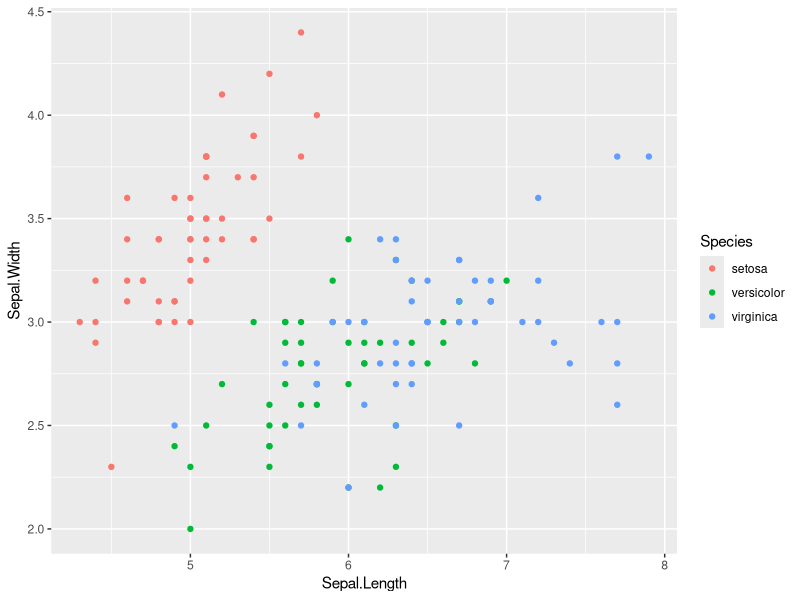
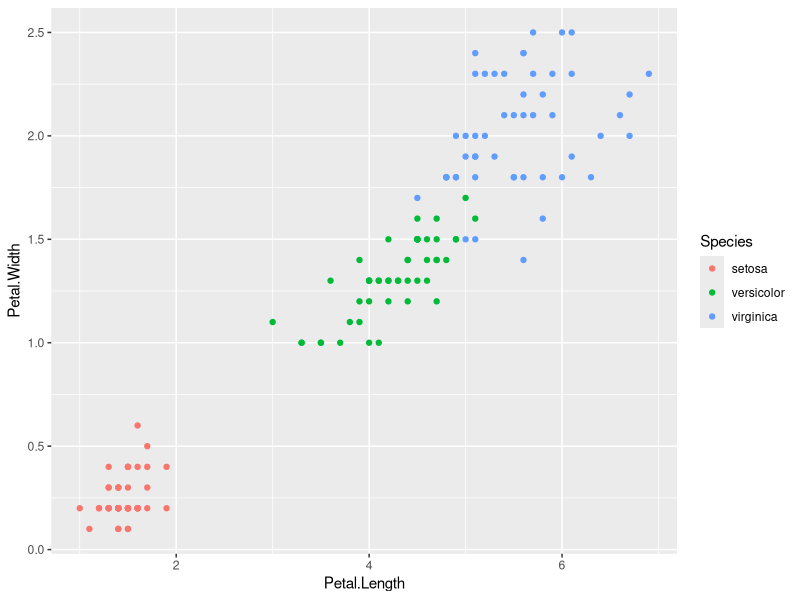
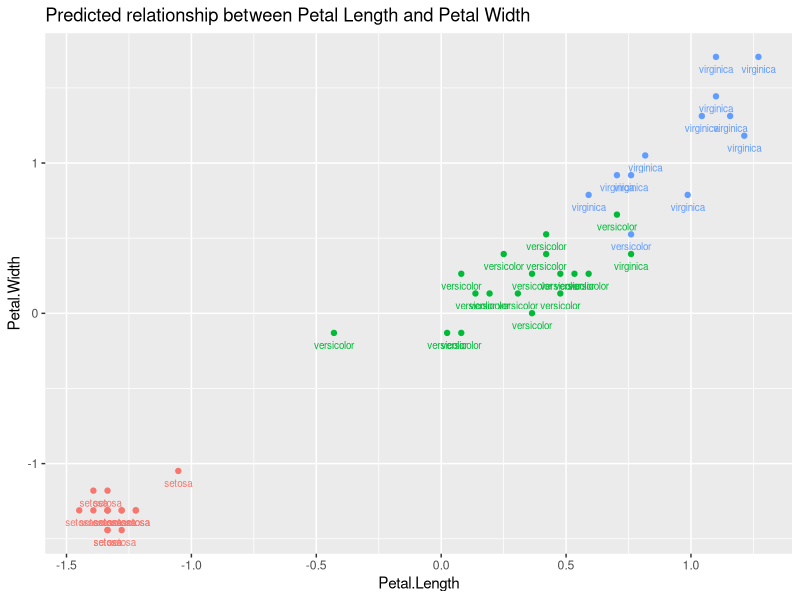
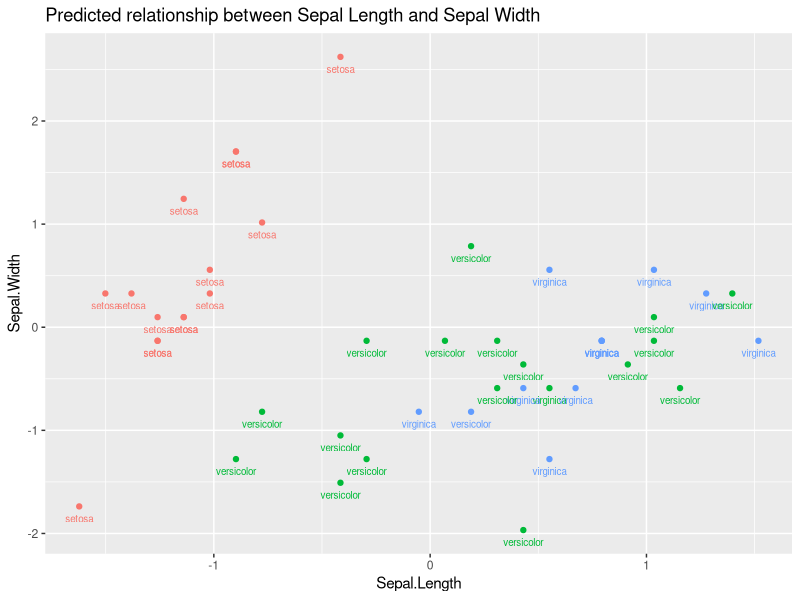

Here is the R script that generated these plots, in order:
## ---- chunk 1
suppressMessages(library("tidyverse"))
library("class")
suppressMessages(library("caret"))
## ---- chunk 2
# Load in Iris data
data(iris)

head(iris)
## ---- chunk 3
# Creating the plots
ggplot(iris, aes(x = Sepal.Length, y = Sepal.Width, color = Species)) +
  geom_point()
ggplot(iris, aes(x = Petal.Length, y = Petal.Width, color = Species)) +
  geom_point() 

## ---- chunk 4
# Set seed for reproducibility
set.seed(23)

# Duplicate the dataset
iris_numeric <- iris

# Making the data Numeric
iris_numeric$Species <- as.numeric(iris$Species)

# Scaling the data mean and SD
iris_numeric[ , c("Sepal.Length","Sepal.Width","Petal.Length","Petal.Width")] <- scale(iris_numeric[,c("Sepal.Length","Sepal.Width","Petal.Length","Petal.Width")])

# Creating subset of 30% of the data
indices <- sample(1:nrow(iris), round(0.3 * nrow(iris)))

# Making train and test data
train_labels <- iris_numeric[-indices, ]
train_data <- iris_numeric[-indices, 1:4]
test_data <- iris_numeric[indices, 1:4]

## ---- chunk 5
# KNN prediction
test_prediction <- knn(
                 train = train_data, 
                 test = test_data,
                 cl = train_labels$Species, 
                 k= 5
                 )

# Creating dataframe with values
plot_predictions <- data.frame(
                    test_data$Sepal.Length,
                    test_data$Sepal.Width,
                    test_data$Petal.Length,
                    test_data$Petal.Width,
                    predicted = test_prediction)


# Column names
colnames(plot_predictions) <- c("Sepal.Length",
                                "Sepal.Width",
                                "Petal.Length",
                                "Petal.Width",
                                'predicted')

# Actual labels of test data
test_labels <- iris[indices, 5:5]

# Creating plots
ggplot(plot_predictions, aes(Petal.Length, Petal.Width, color = predicted, fill = predicted)) + 
  geom_point() +
  geom_text(aes(label = test_labels), vjust=2,  size = 2.5) +
  ggtitle("Predicted relationship between Petal Length and Petal Width") +
  theme(legend.position = "none")

ggplot(plot_predictions, aes(Sepal.Length, Sepal.Width, color = predicted, fill = predicted)) + 
  geom_point() +
  geom_text(aes(label = test_labels), vjust=2, size = 2.5) +
  ggtitle("Predicted relationship between Sepal Length and Sepal Width") +
  theme(legend.position = "none")


## ---- chunk 6
# Create a vector of species names
species_names <- c("setosa", "versicolor", "virginica")

# Change numeric values into factors
test_prediction_factor <- factor(test_prediction, levels = 1:3, labels = species_names)

# Confusion matrix using caret
confusion_matrix <- confusionMatrix(test_prediction_factor, test_labels)
confusion_matrix


